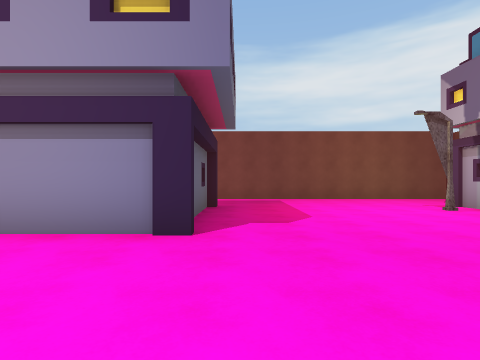
view 1 (above)

24 first-person views from a walk through a 3-D level made in the Unity game engine. The camera is 1.4 m above the floor, looks level and sees 80° across. The floor is counted in squares, 2 m on a side. Each view is taken from the middle of a square. On the plan, view 1 faces up. The plan holds only what a view shows up to about 10 squares ahead; the rest is blank. The place goes on beyond the plan. The player character is not drawn.

view 2
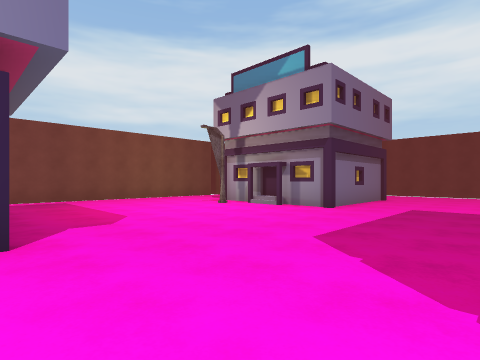

view 3
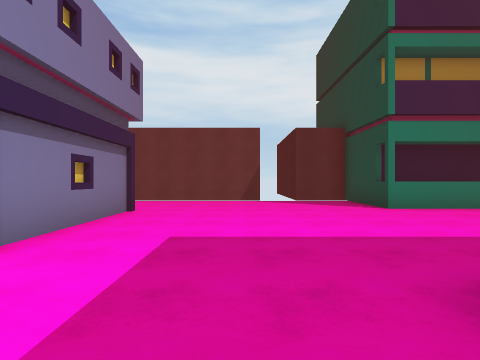

view 4
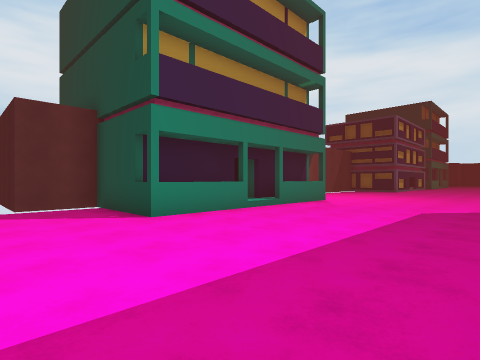

view 5
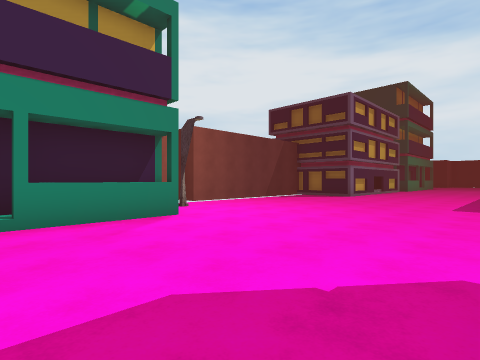

view 6
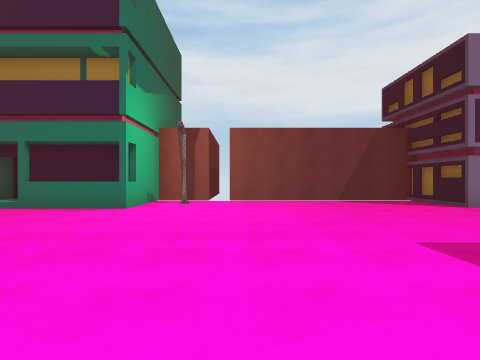

view 7
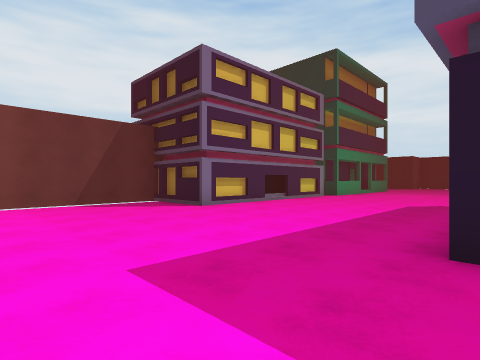

view 8
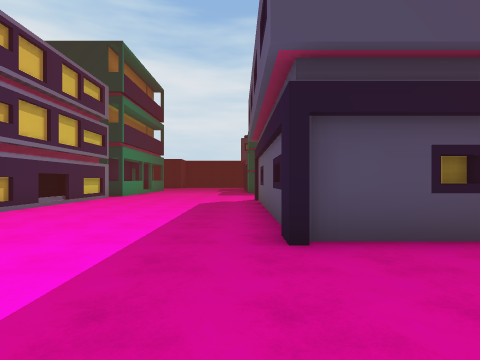

view 9
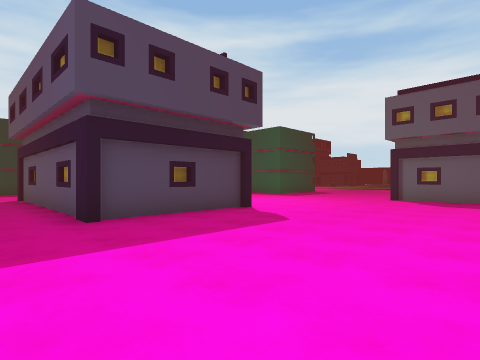

view 10
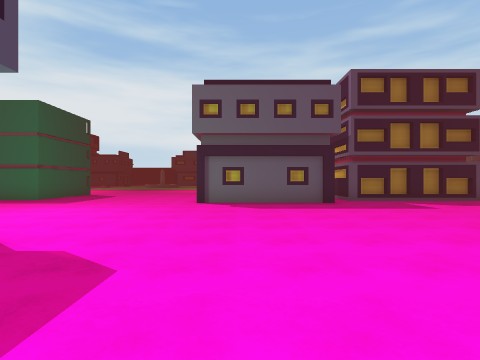

view 11
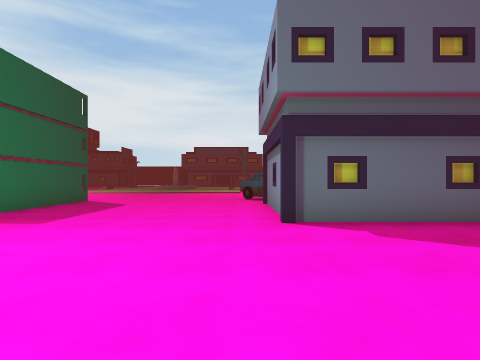

view 12
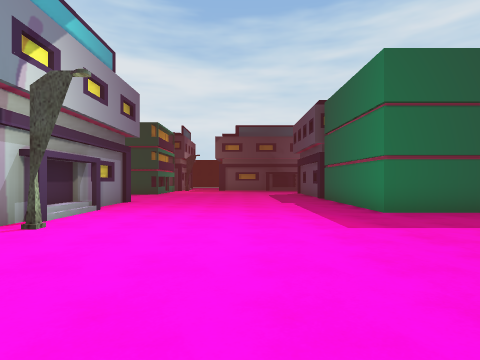

view 13
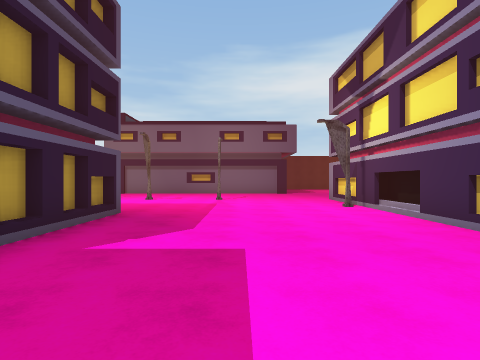

view 14
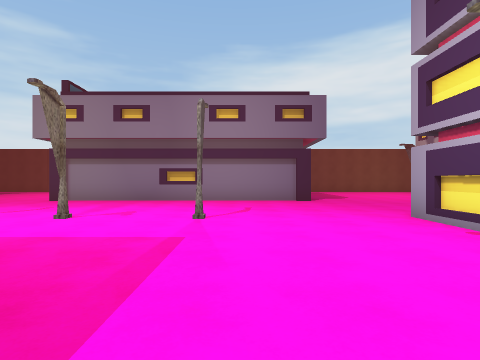

view 15
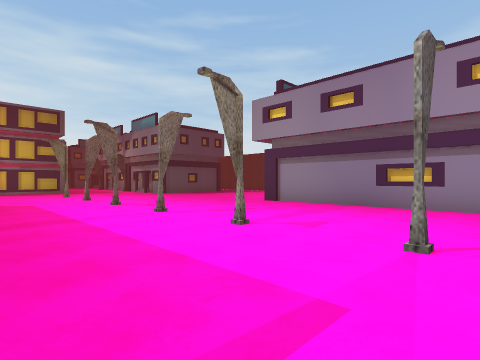

view 16
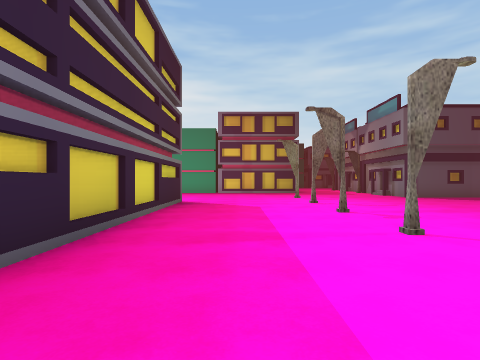

view 17
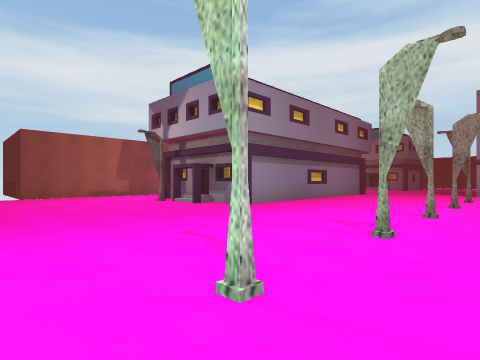

view 18
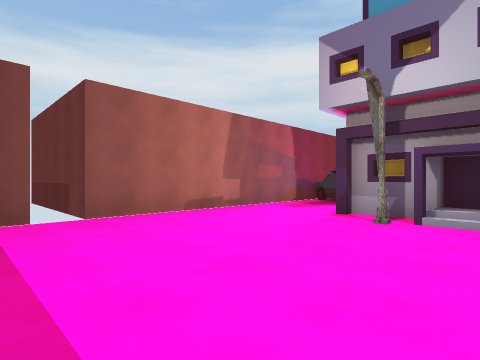

view 19
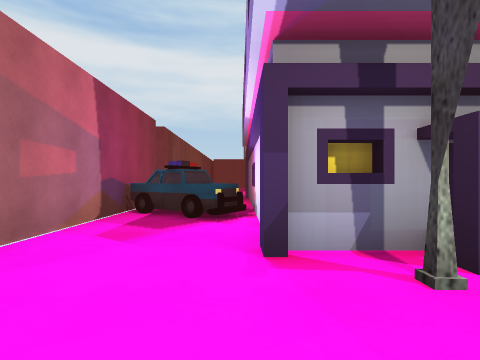

view 20
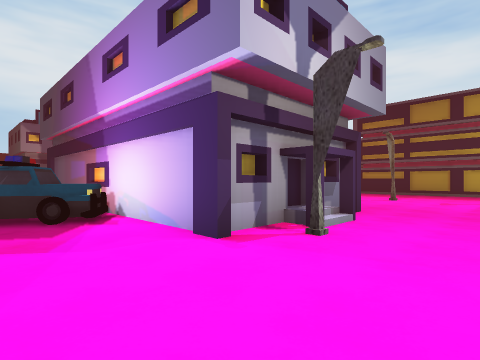

view 21
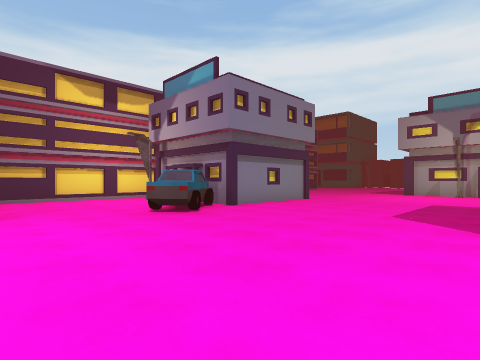

view 22
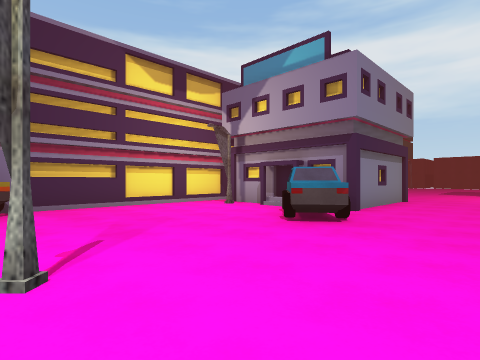

view 23
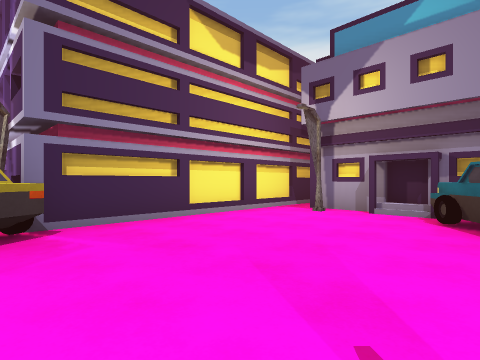

view 24
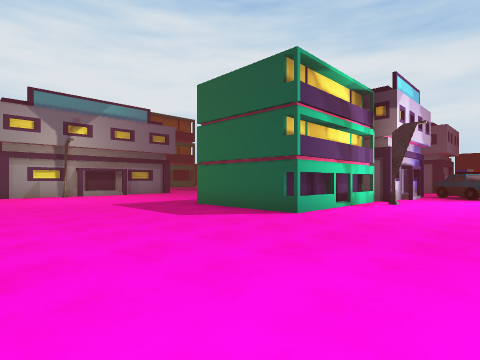

### Floor plan
Key: @ floor where view 1 was taken; # wall or solid block; . main floor; : floor 0.25 m higher than the main floor; / step, stairs or slope; H house; S streetlight; O other object.
Columns run from 15 left of view 1 to 13 right of it. Each row starts with its distance up from view 1.
 13   #
 12   #
 11  ###########   ####
 10 .........OO    .......
  9 ........OO    ........
  8 .........H... ........
  7 .....SHHH HHHHH.....SH
  6 .....HH       H......H
  5 .....HH       H......H      #
  4 ......HHHHHHHHH......HHHH ..#
  3 ............................#
  2 ............................#
  1 ............................#
  0 ...............@............#
 -1 .S..S.S..S.S....H   ........#
 -2 ................H   ........#
 -3 ...............SH   .....HHH#
 -4 ................H   .....HH
 -5 .HHHHHHHHH......H   .....HH
 -6  H       H......H   ...../:H
 -7  H       H......H   .....HH
 -8 SH       H......    .....HH
 -9 OHHHHHHHHH......    .....HHH#
-10 O.......  .......   .......S#
-11 ......SH  H.................#
-12 .......H  H.................#
-13 ......HH  H.................#
-14 ....OOHHHHH.................#
-15 S....O......................#
-16 /...............H..H........#
-17 /...............HHHH........#
-18  ..............SH  H......HH#
-19  ...............H  H......H
-20  .....HHH.......H  H......H
-21    ...H  H......H  H......H
-22    ...H  H......H  H......H
-23    ...H  H......H  H......H
-24    ..SH  H......    ...

Where each view was taken, in squares from view 1:
view 1: 0 up, 0 right, facing up
view 2: 0 up, 1 left, facing up-right
view 3: 1 up, 3 right, facing right
view 4: 0 up, 5 right, facing down-right
view 5: 6 down, 5 right, facing down-right
view 6: 12 down, 3 right, facing right
view 7: 13 down, 4 right, facing down-right
view 8: 13 down, 5 right, facing down
view 9: 11 down, 6 right, facing down-left
view 10: 13 down, 4 right, facing left
view 11: 15 down, 0 right, facing left
view 12: 14 down, 3 left, facing down
view 13: 11 down, 3 left, facing up
view 14: 6 down, 3 left, facing up
view 15: 4 down, 3 left, facing up-left
view 16: 3 down, 5 left, facing left
view 17: 2 down, 15 left, facing up-right
view 18: 5 up, 15 left, facing up-right
view 19: 8 up, 12 left, facing right
view 20: 10 up, 12 left, facing down-right
view 21: 20 down, 14 left, facing up-right
view 22: 17 down, 15 left, facing up-right
view 23: 14 down, 15 left, facing up-right
view 24: 15 down, 13 left, facing down-right
